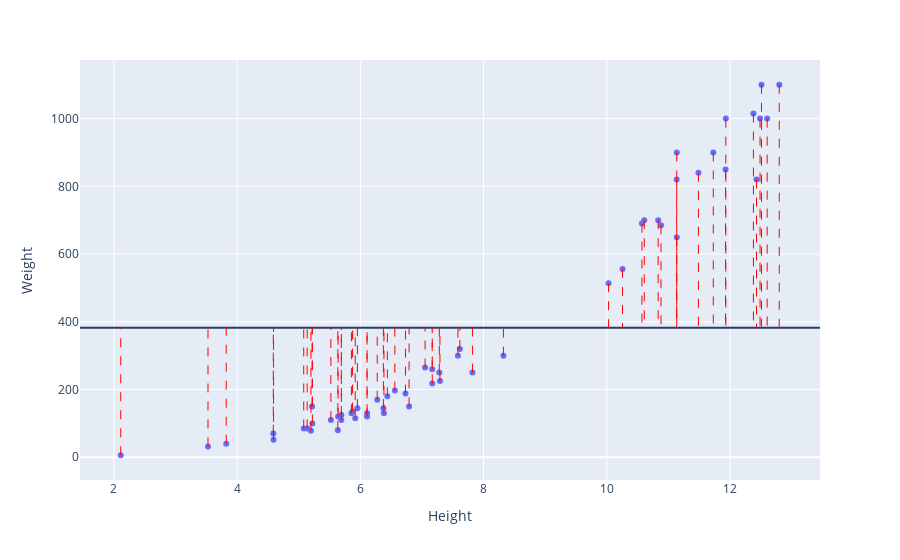

Notebook cell for this chart:
### Code cell
fig.show()

### Figure 1 — Plotly figure (JSON) as saved in the notebook; plotly's stock layout.template omitted (floating-point values rounded to 4 significant figures)
{"data": [{"hovertemplate": "Height=%{x}<br>Weight=%{y}<extra></extra>", "legendgroup": "", "marker": {"color": "#636efa", "symbol": "circle"}, "mode": "markers", "name": "", "orientation": "v", "showlegend": false, "type": "scatter", "x": [2.112, 3.528, 3.824, 4.592, 4.588, 5.222, 5.199, 5.636, 5.138, 5.082, 5.692, 5.918, 5.692, 6.384, 6.11, 5.64, 6.11, 5.875, 5.522, 5.856, 6.792, 5.953, 5.218, 6.275, 7.293, 6.375, 6.733, 6.439, 6.561, 7.168, 8.323, 7.167, 7.052, 7.283, 7.82, 7.585, 7.616, 10.03, 10.26, 11.49, 10.88, 10.61, 10.84, 10.57, 11.14, 11.14, 12.43, 11.93, 11.73, 12.38, 11.13, 12.8, 11.93, 12.51, 12.6, 12.49], "xaxis": "x", "y": [5.9, 32, 40, 51.5, 70, 100, 78, 80, 85, 85, 110, 115, 125, 130, 120, 120, 130, 135, 110, 130, 150, 145, 150, 170, 225, 145, 188, 180, 197, 218, 300, 260, 265, 250, 250, 300, 320, 514, 556, 840, 685, 700, 700, 690, 900, 650, 820, 850, 900, 1015, 820, 1100, 1000, 1100, 1000, 1000], "yaxis": "y"}], "layout": {"legend": {"tracegroupgap": 0}, "margin": {"t": 60}, "shapes": [{"type": "line", "x0": 0, "x1": 1, "xref": "x domain", "y0": 382.2, "y1": 382.2, "yref": "y"}, {"line": {"color": "red", "dash": "dash", "width": 1}, "type": "line", "x0": 2.112, "x1": 2.112, "y0": 5.9, "y1": 382.2}, {"line": {"color": "red", "dash": "dash", "width": 1}, "type": "line", "x0": 3.528, "x1": 3.528, "y0": 32, "y1": 382.2}, {"line": {"color": "red", "dash": "dash", "width": 1}, "type": "line", "x0": 3.824, "x1": 3.824, "y0": 40, "y1": 382.2}, {"line": {"color": "red", "dash": "dash", "width": 1}, "type": "line", "x0": 4.592, "x1": 4.592, "y0": 51.5, "y1": 382.2}, {"line": {"color": "red", "dash": "dash", "width": 1}, "type": "line", "x0": 4.588, "x1": 4.588, "y0": 70, "y1": 382.2}, {"line": {"color": "red", "dash": "dash", "width": 1}, "type": "line", "x0": 5.222, "x1": 5.222, "y0": 100, "y1": 382.2}, {"line": {"color": "red", "dash": "dash", "width": 1}, "type": "line", "x0": 5.199, "x1": 5.199, "y0": 78, "y1": 382.2}, {"line": {"color": "red", "dash": "dash", "width": 1}, "type": "line", "x0": 5.636, "x1": 5.636, "y0": 80, "y1": 382.2}, {"line": {"color": "red", "dash": "dash", "width": 1}, "type": "line", "x0": 5.138, "x1": 5.138, "y0": 85, "y1": 382.2}, {"line": {"color": "red", "dash": "dash", "width": 1}, "type": "line", "x0": 5.082, "x1": 5.082, "y0": 85, "y1": 382.2}, {"line": {"color": "red", "dash": "dash", "width": 1}, "type": "line", "x0": 5.692, "x1": 5.692, "y0": 110, "y1": 382.2}, {"line": {"color": "red", "dash": "dash", "width": 1}, "type": "line", "x0": 5.918, "x1": 5.918, "y0": 115, "y1": 382.2}, {"line": {"color": "red", "dash": "dash", "width": 1}, "type": "line", "x0": 5.692, "x1": 5.692, "y0": 125, "y1": 382.2}, {"line": {"color": "red", "dash": "dash", "width": 1}, "type": "line", "x0": 6.384, "x1": 6.384, "y0": 130, "y1": 382.2}, {"line": {"color": "red", "dash": "dash", "width": 1}, "type": "line", "x0": 6.11, "x1": 6.11, "y0": 120, "y1": 382.2}, {"line": {"color": "red", "dash": "dash", "width": 1}, "type": "line", "x0": 5.64, "x1": 5.64, "y0": 120, "y1": 382.2}, {"line": {"color": "red", "dash": "dash", "width": 1}, "type": "line", "x0": 6.11, "x1": 6.11, "y0": 130, "y1": 382.2}, {"line": {"color": "red", "dash": "dash", "width": 1}, "type": "line", "x0": 5.875, "x1": 5.875, "y0": 135, "y1": 382.2}, {"line": {"color": "red", "dash": "dash", "width": 1}, "type": "line", "x0": 5.522, "x1": 5.522, "y0": 110, "y1": 382.2}, {"line": {"color": "red", "dash": "dash", "width": 1}, "type": "line", "x0": 5.856, "x1": 5.856, "y0": 130, "y1": 382.2}, {"line": {"color": "red", "dash": "dash", "width": 1}, "type": "line", "x0": 6.792, "x1": 6.792, "y0": 150, "y1": 382.2}, {"line": {"color": "red", "dash": "dash", "width": 1}, "type": "line", "x0": 5.953, "x1": 5.953, "y0": 145, "y1": 382.2}, {"line": {"color": "red", "dash": "dash", "width": 1}, "type": "line", "x0": 5.218, "x1": 5.218, "y0": 150, "y1": 382.2}, {"line": {"color": "red", "dash": "dash", "width": 1}, "type": "line", "x0": 6.275, "x1": 6.275, "y0": 170, "y1": 382.2}, {"line": {"color": "red", "dash": "dash", "width": 1}, "type": "line", "x0": 7.293, "x1": 7.293, "y0": 225, "y1": 382.2}, {"line": {"color": "red", "dash": "dash", "width": 1}, "type": "line", "x0": 6.375, "x1": 6.375, "y0": 145, "y1": 382.2}, {"line": {"color": "red", "dash": "dash", "width": 1}, "type": "line", "x0": 6.733, "x1": 6.733, "y0": 188, "y1": 382.2}, {"line": {"color": "red", "dash": "dash", "width": 1}, "type": "line", "x0": 6.439, "x1": 6.439, "y0": 180, "y1": 382.2}, {"line": {"color": "red", "dash": "dash", "width": 1}, "type": "line", "x0": 6.561, "x1": 6.561, "y0": 197, "y1": 382.2}, {"line": {"color": "red", "dash": "dash", "width": 1}, "type": "line", "x0": 7.168, "x1": 7.168, "y0": 218, "y1": 382.2}, {"line": {"color": "red", "dash": "dash", "width": 1}, "type": "line", "x0": 8.323, "x1": 8.323, "y0": 300, "y1": 382.2}, {"line": {"color": "red", "dash": "dash", "width": 1}, "type": "line", "x0": 7.167, "x1": 7.167, "y0": 260, "y1": 382.2}, {"line": {"color": "red", "dash": "dash", "width": 1}, "type": "line", "x0": 7.052, "x1": 7.052, "y0": 265, "y1": 382.2}, {"line": {"color": "red", "dash": "dash", "width": 1}, "type": "line", "x0": 7.283, "x1": 7.283, "y0": 250, "y1": 382.2}, {"line": {"color": "red", "dash": "dash", "width": 1}, "type": "line", "x0": 7.82, "x1": 7.82, "y0": 250, "y1": 382.2}, {"line": {"color": "red", "dash": "dash", "width": 1}, "type": "line", "x0": 7.585, "x1": 7.585, "y0": 300, "y1": 382.2}, {"line": {"color": "red", "dash": "dash", "width": 1}, "type": "line", "x0": 7.616, "x1": 7.616, "y0": 320, "y1": 382.2}, {"line": {"color": "red", "dash": "dash", "width": 1}, "type": "line", "x0": 10.03, "x1": 10.03, "y0": 514, "y1": 382.2}, {"line": {"color": "red", "dash": "dash", "width": 1}, "type": "line", "x0": 10.26, "x1": 10.26, "y0": 556, "y1": 382.2}, {"line": {"color": "red", "dash": "dash", "width": 1}, "type": "line", "x0": 11.49, "x1": 11.49, "y0": 840, "y1": 382.2}, {"line": {"color": "red", "dash": "dash", "width": 1}, "type": "line", "x0": 10.88, "x1": 10.88, "y0": 685, "y1": 382.2}, {"line": {"color": "red", "dash": "dash", "width": 1}, "type": "line", "x0": 10.61, "x1": 10.61, "y0": 700, "y1": 382.2}, {"line": {"color": "red", "dash": "dash", "width": 1}, "type": "line", "x0": 10.84, "x1": 10.84, "y0": 700, "y1": 382.2}, {"line": {"color": "red", "dash": "dash", "width": 1}, "type": "line", "x0": 10.57, "x1": 10.57, "y0": 690, "y1": 382.2}, {"line": {"color": "red", "dash": "dash", "width": 1}, "type": "line", "x0": 11.14, "x1": 11.14, "y0": 900, "y1": 382.2}, {"line": {"color": "red", "dash": "dash", "width": 1}, "type": "line", "x0": 11.14, "x1": 11.14, "y0": 650, "y1": 382.2}, {"line": {"color": "red", "dash": "dash", "width": 1}, "type": "line", "x0": 12.43, "x1": 12.43, "y0": 820, "y1": 382.2}, {"line": {"color": "red", "dash": "dash", "width": 1}, "type": "line", "x0": 11.93, "x1": 11.93, "y0": 850, "y1": 382.2}, {"line": {"color": "red", "dash": "dash", "width": 1}, "type": "line", "x0": 11.73, "x1": 11.73, "y0": 900, "y1": 382.2}, {"line": {"color": "red", "dash": "dash", "width": 1}, "type": "line", "x0": 12.38, "x1": 12.38, "y0": 1015, "y1": 382.2}, {"line": {"color": "red", "dash": "dash", "width": 1}, "type": "line", "x0": 11.13, "x1": 11.13, "y0": 820, "y1": 382.2}, {"line": {"color": "red", "dash": "dash", "width": 1}, "type": "line", "x0": 12.8, "x1": 12.8, "y0": 1100, "y1": 382.2}, {"line": {"color": "red", "dash": "dash", "width": 1}, "type": "line", "x0": 11.93, "x1": 11.93, "y0": 1000, "y1": 382.2}, {"line": {"color": "red", "dash": "dash", "width": 1}, "type": "line", "x0": 12.51, "x1": 12.51, "y0": 1100, "y1": 382.2}, {"line": {"color": "red", "dash": "dash", "width": 1}, "type": "line", "x0": 12.6, "x1": 12.6, "y0": 1000, "y1": 382.2}, {"line": {"color": "red", "dash": "dash", "width": 1}, "type": "line", "x0": 12.49, "x1": 12.49, "y0": 1000, "y1": 382.2}], "xaxis": {"anchor": "y", "domain": [0, 1], "title": {"text": "Height"}}, "yaxis": {"anchor": "x", "domain": [0, 1], "title": {"text": "Weight"}}}}
